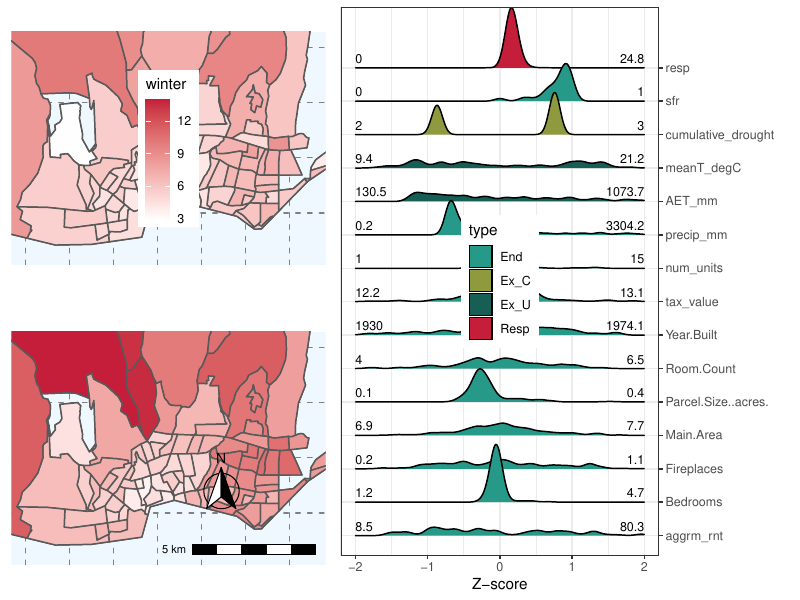

Generate this figure with R:
options(scipen=99999999)
library(stringr)
# figure1, paper 2: the water use and summary figure 
# you have to run the appropriate script on sherlock (figure_1)
# which will make the outputs. but because i can't get SF to work on 
# sherlock, the outputs get sent here to plot
setwd("~/Documents/__college/reseach_stuff/hr2w_droughts/analysis/water_use_prediction/figures/")
df <-read.csv("./fig_1_map_data.csv")
df <- df[,-1]

# make the FIPS what it needs to match actual geoids
df$FIPS <- str_pad(df$FIPS,width=12,side="left",pad="0")


#library('drat')
library(tidycensus)
library(ggplot2)
library('sf')
library('maps')
library("rnaturalearth")
library("ggspatial")
library(cowplot)

# it's hacky, but basically i'll just pull this data for income then
# replace it with our water uses. 
sc_income <- get_decennial(
  geography = "block group", 
  state = "CA", 
  variables = "P005003",
  county="Santa Cruz",
  year = 2010,
  geometry = TRUE
)

# merge in my summer and winter values 
plot_data <- merge(sc_income,df,by.x="GEOID",by.y="FIPS")
counties <- st_as_sf(map("county", plot = FALSE, fill = TRUE))


winter<- ggplot(plot_data)+  geom_sf(fill = "antiquewhite1")+ geom_sf(data=plot_data,aes(fill=winter))+
  lims(x=c(-122.08,-121.95),y=c(36.945,37.022))+
  theme(panel.grid.major = element_line(color = gray(0.5), linetype = "dashed", 
                                         size = 0.5),
        panel.background = element_rect(fill = "aliceblue"),
        legend.position = c(.5,.5))+
  scale_fill_gradient(low = "#ffffff",  high = "#C41E3A",
                       limits = c(3, 14))+
  theme(axis.text.x=element_blank(),
        axis.ticks.x=element_blank(),
        axis.ticks.y=element_blank(),
        axis.text.y=element_blank()
  )

summer <- ggplot(plot_data)+  geom_sf(fill = "antiquewhite1")+ geom_sf(data=plot_data,aes(fill=summer))+
  lims(x=c(-122.08,-121.95),y=c(36.945,37.022))+
  annotation_scale(location = "br", width_hint = 0.4) +
  annotation_north_arrow(location = "br", which_north = "true", 
                         pad_x = unit(0.75, "in"), pad_y = unit(0.5, "in"),
                         style = north_arrow_fancy_orienteering) +
  theme(panel.grid.major = element_line(color = gray(0.5), linetype = "dashed", 
                                        size = 0.5), panel.background = element_rect(fill = "aliceblue"))+
  scale_fill_gradient(low = "#ffffff",  high = "#C41E3A",
                      limits = c(3, 14),oob=scales::squish )+labs(fill="CCF")+
  theme(axis.text.x=element_blank(),
        axis.ticks.x=element_blank(),
        axis.ticks.y=element_blank(),
        axis.text.y=element_blank()
  )

legend <- get_legend(summer)
summer <- summer +scale_fill_gradient(low = "#ffffff",  high = "#C41E3A",
                                      limits = c(3, 14),oob=scales::squish,guide="none")

wuse <- plot_grid(winter,summer,ncol=1,axis="l")

# okay now the violin plots
load("./best_tract_model_importances.Rdata")
load("./unscaled_tract_aggregate_data.Rdata")
load("./unscaled_tract_aggregate_resp.Rdata")
load("./scaled_tract_ggregate_data.Rdata")

imp_vars <- data.frame(importance_data[,1])

# now combine all these
library(ggridges)
library(reshape2)
# do a quick manipulation of the data dataframe to wide to see if it works
df_aggregate_unscaled <- df_aggregate_unscaled[,which(colnames(df_aggregate_unscaled)%in%(imp_vars[,1]))]

# test plot data
columns_to_plot <- importance_data$variable[order(importance_data$importance,decreasing = T)[1:20]]

remove_these <- c("bill_length","or_own_oc","X..of.Units","Parcel..","Effective.Year","Bedrooms_tc")
columns_to_plot<-columns_to_plot[-which(columns_to_plot%in%remove_these)]

# custom data frame of colors based on what type of data it is
data_type_labels <- data.frame(var=columns_to_plot)
data_type_labels$type <- "End"
data_type_labels$type[which(data_type_labels$var%in%c("AET_mm","meanT_degC"))]<- "Ex_U"
data_type_labels$type[which(data_type_labels$var%in%c("cumulative_drought"))]<- "Ex_C"

# Add SFR

unscaled_plot_data <- df_aggregate_unscaled[,which(colnames(df_aggregate_unscaled)%in%columns_to_plot)]
plot_data <- data.frame(scale(unscaled_plot_data),center=TRUE,scale=TRUE)

unscaled_plot_data_melt <- melt(unscaled_plot_data)
plot_data_melt <- melt(plot_data)

#merge in the data type
plot_data_melt <-merge(plot_data_melt,data_type_labels,by.x="variable",by.y="var")

resp_melted <- data.frame(center=TRUE,scale=TRUE,value=resp_aggregate$x,variable="resp",type="Resp")
sfr_melted <- data.frame(center=TRUE,scale=TRUE,value=sfr_agg,variable="sfr",type="End")
plot_data_melt <- rbind(plot_data_melt,sfr_melted,resp_melted)

plot_data_mins <- aggregate(unscaled_plot_data_melt$value,by=list(unscaled_plot_data_melt$variable),FUN=function(x){quantile(x,0.05)})

additional_mins <- data.frame(Group.1=c("sfr","resp"),x=c(0,0))
plot_data_mins <- rbind(plot_data_mins,additional_mins)

plot_data_max <- aggregate(unscaled_plot_data_melt$value,by=list(unscaled_plot_data_melt$variable),FUN=function(x){quantile(x,0.95)})

additional_maxs <- data.frame(Group.1=c("sfr","resp"),x=c(1,24.77))
plot_data_max <- rbind(plot_data_max,additional_maxs)

VJUST= -0.5

SIZE= 3
densities <- ggplot()+geom_density_ridges(data=plot_data_melt,aes(x=value,y=variable,fill=type))+xlim(c(-2,2))+theme_bw()+ylab("")+scale_y_discrete(position = "right")+
  geom_text(data=plot_data_mins,aes(x=-2,y=Group.1,label=round(x,digits = 1)),vjust=VJUST,hjust=0,size=SIZE)+
  geom_text(data=plot_data_max,aes(x=2,y=Group.1,label=round(x,digits = 1)),vjust=VJUST,hjust=1,size=SIZE) +
  xlab("Z-score") + scale_fill_manual(values=c("End" = "#279989",
                                        "Ex_C" = "#8F993E",
                                        "Ex_U"= "#175E54",
                                        "Resp" = "#C41E3A"))+
  theme(legend.position = c(.5,.5))

densities

# TOMORROW: 

# shrink the max/min labels 
# add the %res
# add water use and color appropriately

output_plot <- plot_grid(wuse,densities,ncol=2,rel_widths = c(1,1.4))                                                                    
ggsave(output_plot,filename="./figure_1.pdf",width=8,height=6)
